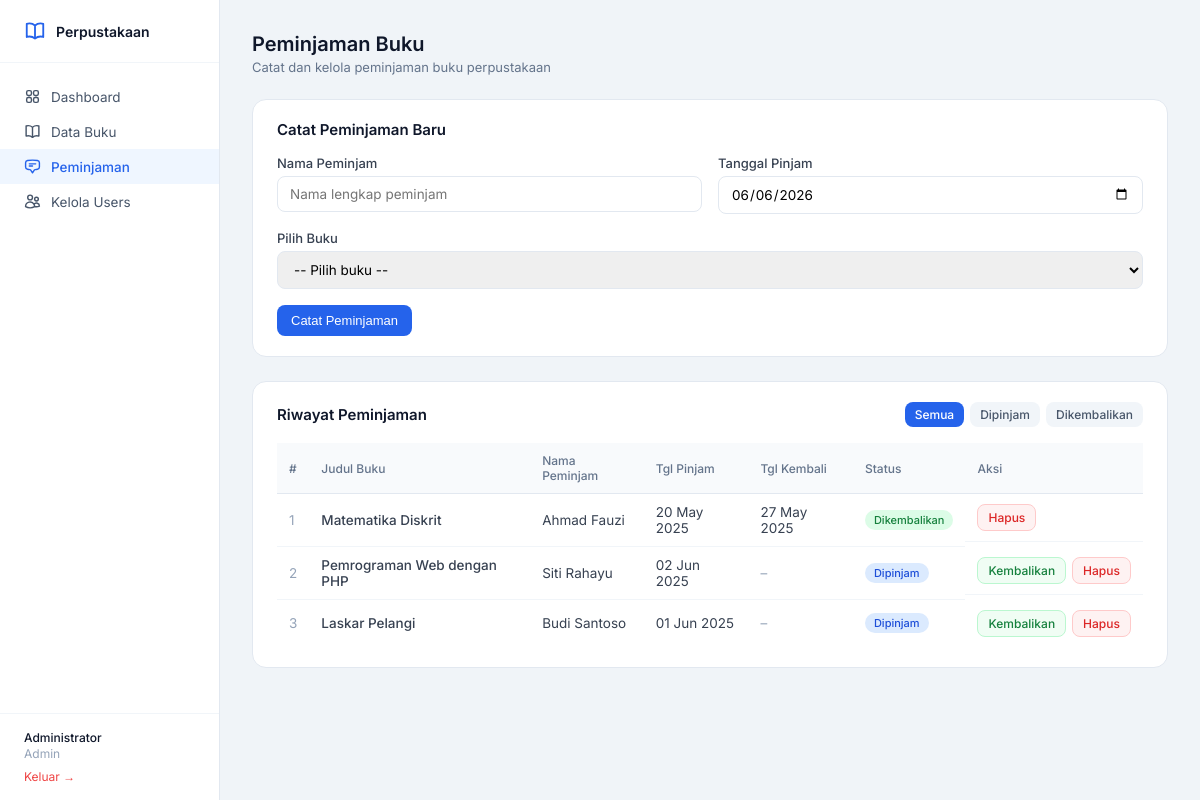
Screenshot of /peminjaman.php (signed in) with the database file from the repository.
### tables this page shows
CREATE TABLE IF NOT EXISTS peminjaman (
  id INT AUTO_INCREMENT PRIMARY KEY,
  buku_id INT NOT NULL,
  nama_peminjam VARCHAR(100) NOT NULL,
  tanggal_pinjam DATE NOT NULL,
  tanggal_kembali DATE,
  status ENUM('dipinjam','dikembalikan') DEFAULT 'dipinjam',
  FOREIGN KEY (buku_id) REFERENCES buku(id) ON DELETE CASCADE
);

CREATE TABLE IF NOT EXISTS buku (
  id INT AUTO_INCREMENT PRIMARY KEY,
  judul VARCHAR(200) NOT NULL,
  pengarang VARCHAR(100) NOT NULL,
  penerbit VARCHAR(100),
  tahun INT,
  stok INT DEFAULT 1,
  kategori VARCHAR(50),
  created_at TIMESTAMP DEFAULT CURRENT_TIMESTAMP
);

### src/auth.php (called while the page is built, shortened)
<?php
function isAdmin() {
    return isset($_SESSION['user']) && $_SESSION['user']['role'] === 'admin';
}

### public/peminjaman.php (the view, shortened to what this page needs)
<?php
require_once __DIR__ . '/../src/auth.php';
require_once __DIR__ . '/../src/db.php';
$filter = $_GET['filter'] ?? 'semua';
if ($filter === 'dipinjam') {
    $pemList = $pdo->query("SELECT p.*, b.judul FROM peminjaman p JOIN buku b ON p.buku_id=b.id WHERE p.status='dipinjam' ORDER BY p.id DESC")->fetchAll();
} elseif ($filter === 'dikembalikan') {
    $pemList = $pdo->query("SELECT p.*, b.judul FROM peminjaman p JOIN buku b ON p.buku_id=b.id WHERE p.status='dikembalikan' ORDER BY p.id DESC")->fetchAll();
} else {
    $pemList = $pdo->query("SELECT p.*, b.judul FROM peminjaman p JOIN buku b ON p.buku_id=b.id ORDER BY p.id DESC")->fetchAll();
}
require_once __DIR__ . '/../src/layout_top.php';
?>
<div class="page-header">
  <h1>Peminjaman Buku</h1>
  <p>Catat dan kelola peminjaman buku perpustakaan</p>
</div>
<div class="card" style="margin-bottom:1.5rem;">
  <h2 style="font-size:15px;font-weight:600;margin-bottom:1rem;color:#0f172a;">Catat Peminjaman Baru</h2>
  <form method="POST">
    <div class="form-row">
      <div class="form-group">
        <label>Nama Peminjam</label>
        <input type="text" name="nama_peminjam" required placeholder="Nama lengkap peminjam"/>
      </div>
      <div class="form-group">
        <label>Tanggal Pinjam</label>
        <input type="date" name="tanggal_pinjam" value="<?= date('Y-m-d') ?>" required/>
      </div>
    </div>
    <div class="form-group">
      <label>Pilih Buku</label>
      <select name="buku_id" required>
        <option value="">-- Pilih buku --</option>
      </select>
    </div>
    <button type="submit" class="btn btn-primary">Catat Peminjaman</button>
  </form>
</div>
<div class="card">
  <div style="display:flex;justify-content:space-between;align-items:center;margin-bottom:1rem;flex-wrap:wrap;gap:8px;">
    <h2 style="font-size:15px;font-weight:600;color:#0f172a;">Riwayat Peminjaman</h2>
    <div style="display:flex;gap:6px;">
      <a href="?filter=semua" class="btn btn-sm <?= $filter==='semua' ? 'btn-primary' : '' ?>" style="<?= $filter!=='semua' ? 'background:#f1f5f9;color:#475569;' : '' ?>">Semua</a>
      <a href="?filter=dipinjam" class="btn btn-sm <?= $filter==='dipinjam' ? 'btn-primary' : '' ?>" style="<?= $filter!=='dipinjam' ? 'background:#f1f5f9;color:#475569;' : '' ?>">Dipinjam</a>
      <a href="?filter=dikembalikan" class="btn btn-sm <?= $filter==='dikembalikan' ? 'btn-primary' : '' ?>" style="<?= $filter!=='dikembalikan' ? 'background:#f1f5f9;color:#475569;' : '' ?>">Dikembalikan</a>
    </div>
  </div>
  <table>
    <thead>
      <tr>
        <th>#</th>
        <th>Judul Buku</th>
        <th>Nama Peminjam</th>
        <th>Tgl Pinjam</th>
        <th>Tgl Kembali</th>
        <th>Status</th>
        <th>Aksi</th>
      </tr>
    </thead>
    <tbody>
      <?php foreach ($pemList as $i => $p): ?>
      <tr>
        <td style="color:#94a3b8;"><?= $i+1 ?></td>
        <td style="font-weight:500;"><?= htmlspecialchars($p['judul']) ?></td>
        <td><?= htmlspecialchars($p['nama_peminjam']) ?></td>
        <td><?= date('d M Y', strtotime($p['tanggal_pinjam'])) ?></td>
        <td><?= $p['tanggal_kembali'] ? date('d M Y', strtotime($p['tanggal_kembali'])) : '<span style="color:#94a3b8;">–</span>' ?></td>
        <td>
          <?php if ($p['status'] === 'dipinjam'): ?>
            <span class="badge badge-blue">Dipinjam</span>
          <?php else: ?>
            <span class="badge badge-green">Dikembalikan</span>
          <?php endif; ?>
        </td>
        <td style="display:flex;gap:6px;">
          <?php if ($p['status'] === 'dipinjam'): ?>
          <a href="?kembali=<?= $p['id'] ?>" class="btn btn-success btn-sm" onclick="return confirm('Konfirmasi pengembalian buku?')">Kembalikan</a>
          <?php endif; ?>
          <?php if (isAdmin()): ?>
          <a href="?hapus=<?= $p['id'] ?>" class="btn btn-danger btn-sm" onclick="return confirm('Hapus data ini?')">Hapus</a>
          <?php endif; ?>
        </td>
      </tr>
      <?php endforeach; ?>
    </tbody>
  </table>
</div>
<?php require_once __DIR__ . '/../src/layout_bottom.php'; ?>

### src/layout_top.php (style rules this page uses)
*,*::before,*::after { box-sizing:border-box;margin:0;padding:0 }
body { font-family:'Inter',sans-serif;background:#f0f4f8;color:#1a1a2e;min-height:100vh;display:flex; }
.page-header { margin-bottom:1.5rem; }
.page-header h1 { font-size:20px;font-weight:600;color:#0f172a; }
.page-header p { font-size:13px;color:#64748b;margin-top:3px; }
.card { background:#fff;border:1px solid #e2e8f0;border-radius:14px;padding:1.25rem 1.5rem; }
table { width:100%;border-collapse:collapse;font-size:13.5px; }
th { text-align:left;padding:10px 12px;font-size:12px;font-weight:500;color:#64748b;border-bottom:1px solid #e2e8f0;background:#f8fafc; }
td { padding:10px 12px;border-bottom:1px solid #f1f5f9;color:#374151;vertical-align:middle; }
tr:last-child td { border-bottom:none; }
.badge { display:inline-block;font-size:11px;font-weight:500;padding:3px 9px;border-radius:999px; }
.badge-blue { background:#dbeafe;color:#1d4ed8; }
.badge-green { background:#dcfce7;color:#15803d; }
.btn { display:inline-flex;align-items:center;gap:6px;padding:8px 14px;border-radius:8px;font-size:13px;font-weight:500;cursor:pointer;border:none;text-decoration:none;transition:all .15s; }
.btn-primary { background:#2563eb;color:#fff; }
.btn-danger { background:#fef2f2;color:#dc2626;border:1px solid #fecaca; }
.btn-success { background:#f0fdf4;color:#15803d;border:1px solid #bbf7d0; }
.btn-sm { padding:5px 10px;font-size:12px; }
.form-group { margin-bottom:1rem; }
.form-group label { display:block;font-size:13px;font-weight:500;color:#374151;margin-bottom:5px; }
.form-group input,.form-group select,.form-group textarea { width:100%;padding:9px 12px;border:1px solid #e2e8f0;border-radius:8px;font-size:13.5px;font-family:inherit;outline:none;transition:border .2s; }
.form-row { display:grid;grid-template-columns:1fr 1fr;gap:1rem; }

### rows the page displays
peminjaman: buku.judul "Matematika Diskrit", nama_peminjam "Ahmad Fauzi", tanggal_pinjam "20 May 2025", tanggal_kembali "27 May 2025", status "Dikembalikan"
peminjaman: buku.judul "Pemrograman Web dengan PHP", nama_peminjam "Siti Rahayu", tanggal_pinjam "02 Jun 2025", status "Dipinjam"
peminjaman: buku.judul "Laskar Pelangi", nama_peminjam "Budi Santoso", tanggal_pinjam "01 Jun 2025", status "Dipinjam"

### other values shown
$user['nama'] "Administrator"
$user['role'] "Admin"
